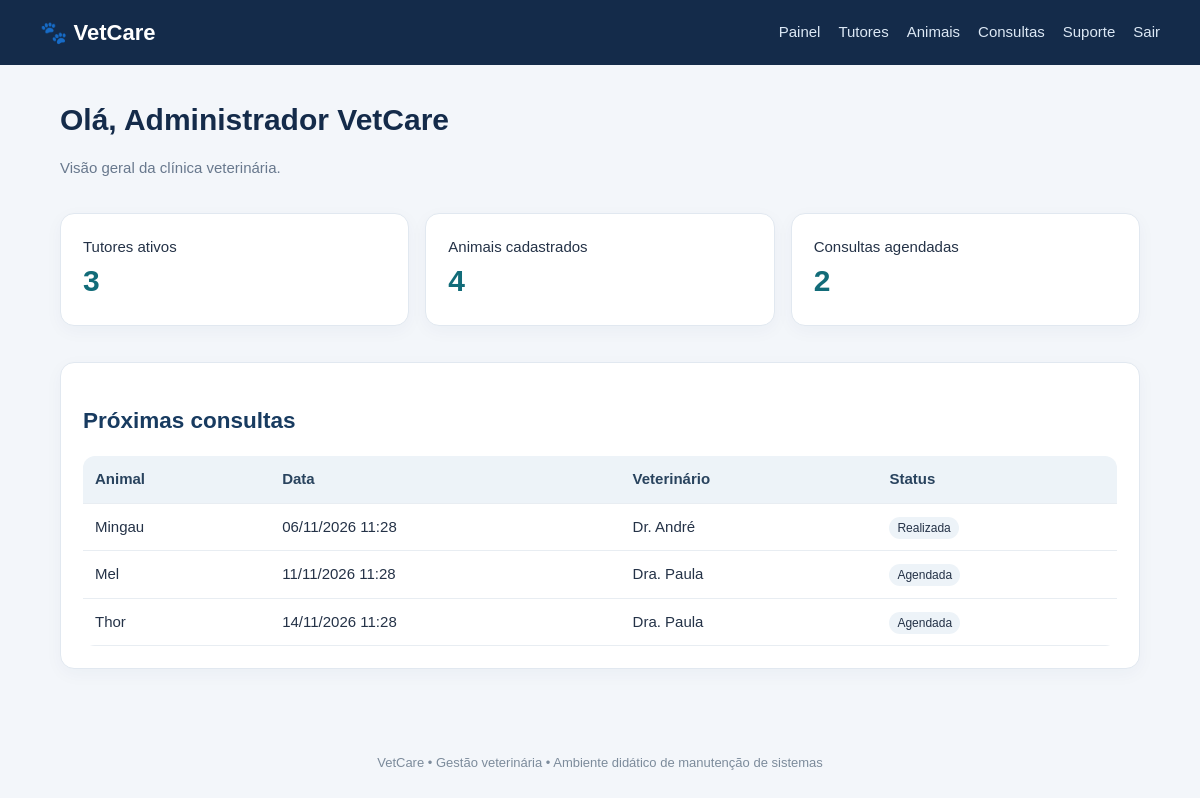
/index.php (signed in), run on the app's committed database.
### tables this page shows
CREATE TABLE consultas (
  id INT AUTO_INCREMENT PRIMARY KEY,
  animal_id INT NOT NULL,
  data_consulta DATETIME NOT NULL,
  veterinario VARCHAR(120) NOT NULL,
  motivo VARCHAR(180),
  status VARCHAR(30) DEFAULT 'Agendada',
  observacoes TEXT,
  CONSTRAINT fk_consulta_animal FOREIGN KEY (animal_id) REFERENCES animais(id) ON DELETE CASCADE
);

CREATE TABLE animais (
  id INT AUTO_INCREMENT PRIMARY KEY,
  tutor_id INT NOT NULL,
  nome VARCHAR(100) NOT NULL,
  especie VARCHAR(60),
  raca VARCHAR(80),
  nascimento DATE,
  sexo VARCHAR(20),
  observacoes TEXT,
  ativo TINYINT(1) DEFAULT 1,
  CONSTRAINT fk_animal_tutor FOREIGN KEY (tutor_id) REFERENCES tutores(id) ON DELETE CASCADE
);

### index.php (the view, shortened to what this page needs)
<?php
require_once __DIR__.'/config/database.php';
$tutores=(int)$pdo->query("SELECT COUNT(*) FROM tutores WHERE ativo=1")->fetchColumn();
$animais=(int)$pdo->query("SELECT COUNT(*) FROM animais")->fetchColumn();
$consultas=(int)$pdo->query("SELECT COUNT(*) FROM consultas WHERE status='Agendada'")->fetchColumn();
$proximas=$pdo->query("SELECT c.*, a.nome AS animal FROM consultas c JOIN animais a ON a.id=c.animal_id ORDER BY c.data_consulta LIMIT 5")->fetchAll();
include __DIR__.'/includes/header.php';
?>
<h1>Olá, <?= htmlspecialchars($_SESSION['usuario_nome']) ?></h1>
<p class="muted">Visão geral da clínica veterinária.</p>
<div class="grid">
 <div class="stat"><span>Tutores ativos</span><strong><?= $tutores ?></strong></div>
 <div class="stat"><span>Animais cadastrados</span><strong><?= $animais ?></strong></div>
 <div class="stat"><span>Consultas agendadas</span><strong><?= $consultas ?></strong></div>
</div>
<section class="panel"><h2>Próximas consultas</h2>
<div class="table-wrap"><table><tr><th>Animal</th><th>Data</th><th>Veterinário</th><th>Status</th></tr>
<?php foreach($proximas as $c): ?><tr><td><?= htmlspecialchars($c['animal']) ?></td><td><?= date('d/m/Y H:i',strtotime($c['data_consulta'])) ?></td><td><?= htmlspecialchars($c['veterinario']) ?></td><td><span class="tag"><?= htmlspecialchars($c['status']) ?></span></td></tr><?php endforeach; ?>
</table></div></section>
<?php include __DIR__.'/includes/footer.php'; ?>

### assets/style.css (style rules this page uses)
* { box-sizing:border-box }
body { margin:0;background:#f3f6fa;color:#243247;font:15px/1.5 Arial,sans-serif }
h1 { margin:0 0 8px;color:#142b4a }
h2 { color:#183b60 }
.muted { color:#68788d }
.panel,.stat,.login-box { background:white;border:1px solid #e1e8f0;border-radius:14px;padding:22px;box-shadow:0 5px 18px #203c5b0a;margin:18px 0 }
.grid { display:grid;grid-template-columns:repeat(auto-fit,minmax(210px,1fr));gap:16px }
.stat strong { font-size:30px;display:block;color:#126c79 }
table { width:100%;border-collapse:collapse;background:white }
th,td { text-align:left;padding:12px;border-bottom:1px solid #e8edf2 }
th { background:#edf3f8;color:#29435e }
.table-wrap { overflow-x:auto;border-radius:12px }
.tag { padding:4px 8px;border-radius:20px;background:#edf3f8;font-size:12px }

### data on the page
consultas: animal.nome "Mingau", data_consulta "06/11/2026 11:28", veterinario "Dr. André", status "Realizada"
consultas: animal.nome "Mel", data_consulta "11/11/2026 11:28", veterinario "Dra. Paula", status "Agendada"
consultas: animal.nome "Thor", data_consulta "14/11/2026 11:28", veterinario "Dra. Paula", status "Agendada"

### other printed values
$_SESSION['usuario_nome'] "Administrador VetCare"
$tutores "3"
$animais "4"
$consultas "2"
